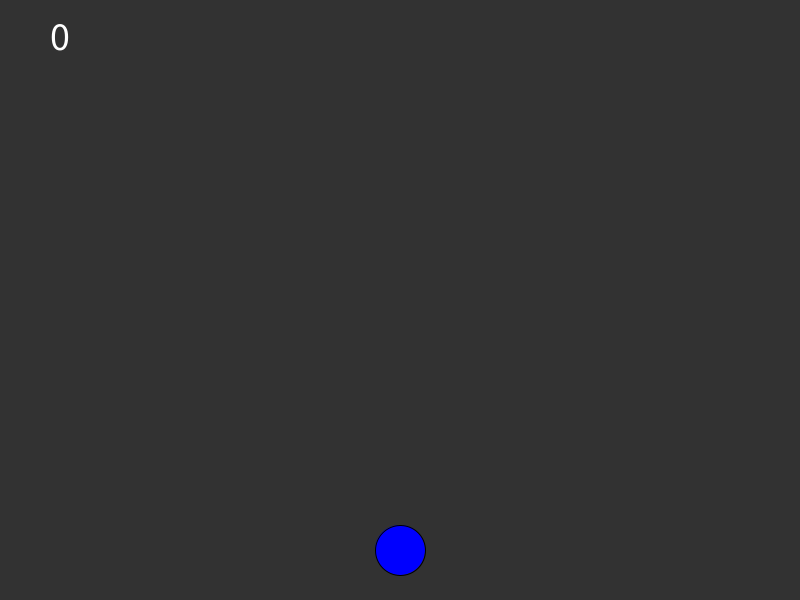
Frame 1 (no input)
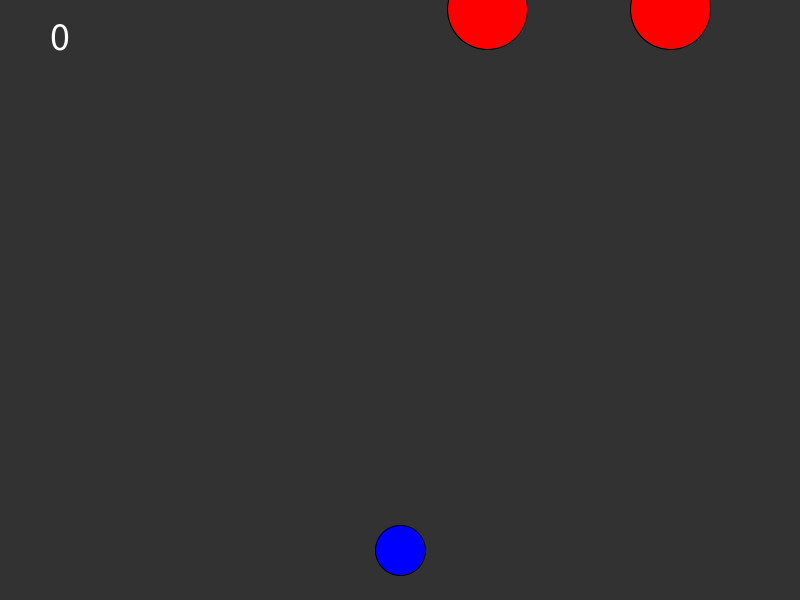
Frame 60 (the mouse pressed at the canvas centre just before this capture)
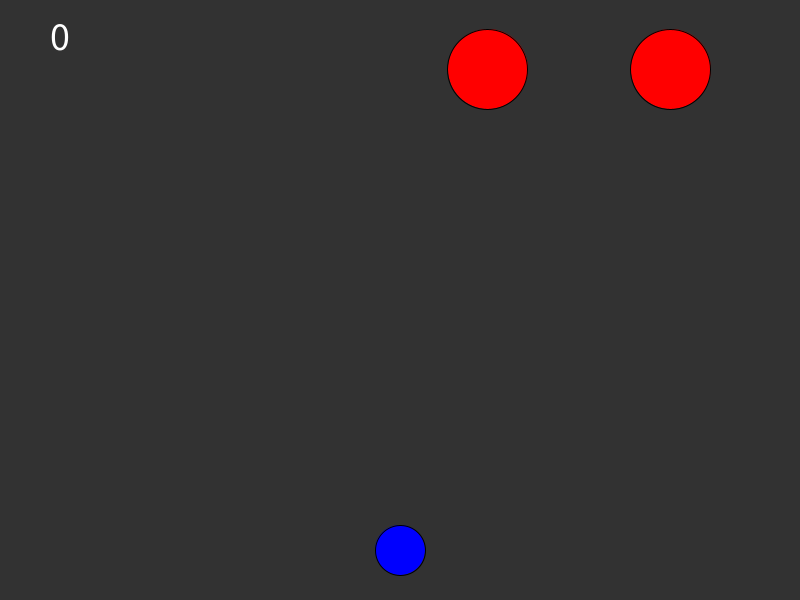
Frame 120 (the mouse held since frame 60 and released just before this capture)

The Processing sketch that drew these frames (run headless with seeded random() and noise(); from frame 60 on, the mouse is pressed at the canvas centre):

// Processing sketch: ShootThingsBigProject
// ── ShootThingsBigProject.pde
float x = 400;
float bx = -10;
float by = -10;
float bs = 0;
float speed = 1.5;
boolean canShoot = true;
boolean isBulletRed = true;

int score = 0;

Enemy e;
Enemy e2;

import java.util.HashSet;
HashSet<Integer> keysDown = new HashSet<Integer>();

void setup() {
  //fullScreen();
  size(800, 600);
  e = new Enemy();
  e2 = new Enemy();
  textSize(40);
}

void draw() {
  background(50);
  fill(255);
  text(score, 50, 50);
  if (isBulletRed == true) {
    fill(255, 0, 0);
  } else {
    fill(0, 255, 0);
  }
  circle(bx, by, 10);

  fill(0, 0, 255);
  circle(x, 550, 50);

  customPress();
  x = constrain(x, 50, 750);
  by += bs;

  if (by < 0) {
    canShoot = true;
  }
  e.moveanddraw();
  e2.moveanddraw();


  if (circleCircle(bx, by, 5, e.x, e.y, e.d/2) == true) {
    if (isBulletRed == e.isEnemyRed) {
      score++;
      bx = -1000;
      by = -1000;
      bs = 0;
      canShoot = true;
      e = new Enemy();
    } else {
      score--;
      bx = -1000;
      by = -1000;
      bs = 0;
      canShoot = true;
      e.speed++;
    }
  }
  if (circleCircle(bx, by, 5, e2.x, e2.y, e2.d/2) == true) {
    if (isBulletRed == e2.isEnemyRed) {
      score++;
      bx = -1000;
      by = -1000;
      bs = 0;
      canShoot = true;
      e2 = new Enemy();
    } else {
      score--;
      bx = -1000;
      by = -1000;
      bs = 0;
      canShoot = true;
      e2.speed++;
    }
  }
}

void customPress() {
  if (keysDown.contains(16)) { //shift
    speed = 6.27;
  } else {
    speed = 1.5;
  }
  for (Integer k : keysDown) {
    if (k == 'D') { //d
      x += speed;
    }
    if (k == int('A')) {
      x -= speed;
    }
    if (k == '1' && canShoot == true) {
      bx = x;
      by = 550;
      bs = -8;
      canShoot = false;
      isBulletRed = true;
    }
    if (k == '2' && canShoot == true) {
      bx = x;
      by = 550;
      bs = -8;
      canShoot = false;
      isBulletRed = false;
    }
  }
}

void keyPressed(KeyEvent e) {
  println(e.getKeyCode());
  keysDown.add(e.getKeyCode());
}

void keyReleased(KeyEvent e) {
  keysDown.remove(e.getKeyCode());
}

boolean keyDown(int kcode) {
  return keysDown.contains(kcode);
}

// ── collisions.pde
boolean pointCircle(float px, float py, float cx, float cy, float cr){
  if(dist(px, py, cx, cy) < cr){
    return true;
  } else {
    return false;
  }  
}
 
boolean circleCircle(float cx1, float cy1, float cr1, float cx2, float cy2, float cr2){
  if(dist(cx1, cy1, cx2, cy2) < cr1 + cr2){
    return true;
  } else {
    return false;
  }  
}

boolean pointRect(float px, float py, float rx, float ry, float rw, float rh) {

  // is the point inside the rectangle's bounds?
  if (px >= rx &&        // right of the left edge AND
      px <= rx + rw &&   // left of the right edge AND
      py >= ry &&        // below the top AND
      py <= ry + rh) {   // above the bottom
        return true;
  }
  return false;
}

boolean rectRect(float r1x, float r1y, float r1w, float r1h, float r2x, float r2y, float r2w, float r2h) {

  // are the sides of one rectangle touching the other?

  if (r1x + r1w >= r2x &&    // r1 right edge past r2 left
      r1x <= r2x + r2w &&    // r1 left edge past r2 right
      r1y + r1h >= r2y &&    // r1 top edge past r2 bottom
      r1y <= r2y + r2h) {    // r1 bottom edge past r2 top
        return true;
  }
  return false;
}

// CIRCLE/RECTANGLE
boolean circleRect(float cx, float cy, float radius, float rx, float ry, float rw, float rh) {

  // temporary variables to set edges for testing
  float testX = cx;
  float testY = cy;

  // which edge is closest?
  if (cx < rx)         testX = rx;      // test left edge
  else if (cx > rx+rw) testX = rx+rw;   // right edge
  if (cy < ry)         testY = ry;      // top edge
  else if (cy > ry+rh) testY = ry+rh;   // bottom edge

  // get distance from closest edges
  float distX = cx-testX;
  float distY = cy-testY;
  float distance = sqrt( (distX*distX) + (distY*distY) );

  // if the distance is less than the radius, collision!
  if (distance <= radius) {
    return true;
  }
  return false;
}

// LINE/POINT
boolean linePoint(float x1, float y1, float x2, float y2, float px, float py) {

  // get distance from the point to the two ends of the line
  float d1 = dist(px,py, x1,y1);
  float d2 = dist(px,py, x2,y2);

  // get the length of the line
  float lineLen = dist(x1,y1, x2,y2);

  // since floats are so minutely accurate, add
  // a little buffer zone that will give collision
  float buffer = 0.1;    // higher # = less accurate

  // if the two distances are equal to the line's 
  // length, the point is on the line!
  // note we use the buffer here to give a range, 
  // rather than one #
  if (d1+d2 >= lineLen-buffer && d1+d2 <= lineLen+buffer) {
    return true;
  }
  return false;
}

boolean lineCircle(float x1, float y1, float x2, float y2, float cx, float cy, float r) {

  // is either end INSIDE the circle?
  // if so, return true immediately
  boolean inside1 = pointCircle(x1,y1, cx,cy,r);
  boolean inside2 = pointCircle(x2,y2, cx,cy,r);
  if (inside1 || inside2) return true;

  // get length of the line
  float distX = x1 - x2;
  float distY = y1 - y2;
  float len = sqrt( (distX*distX) + (distY*distY) );

  // get dot product of the line and circle
  float dot = ( ((cx-x1)*(x2-x1)) + ((cy-y1)*(y2-y1)) ) / pow(len,2);

  // find the closest point on the line
  float closestX = x1 + (dot * (x2-x1));
  float closestY = y1 + (dot * (y2-y1));

  // is this point actually on the line segment?
  // if so keep going, but if not, return false
  boolean onSegment = linePoint(x1,y1,x2,y2, closestX,closestY);
  if (!onSegment) return false;

  // optionally, draw a circle at the closest
  // point on the line
  //fill(255,0,0);
  //noStroke();
  //ellipse(closestX, closestY, 20, 20);

  // get distance to closest point
  distX = closestX - cx;
  distY = closestY - cy;
  float distance = sqrt( (distX*distX) + (distY*distY) );

  if (distance <= r) {
    return true;
  }
  return false;
}

// LINE/LINE
boolean lineLine(float x1, float y1, float x2, float y2, float x3, float y3, float x4, float y4) {

  // calculate the distance to intersection point
  float uA = ((x4-x3)*(y1-y3) - (y4-y3)*(x1-x3)) / ((y4-y3)*(x2-x1) - (x4-x3)*(y2-y1));
  float uB = ((x2-x1)*(y1-y3) - (y2-y1)*(x1-x3)) / ((y4-y3)*(x2-x1) - (x4-x3)*(y2-y1));

  // if uA and uB are between 0-1, lines are colliding
  if (uA >= 0 && uA <= 1 && uB >= 0 && uB <= 1) {

    // optionally, draw a circle where the lines meet
    float intersectionX = x1 + (uA * (x2-x1));
    float intersectionY = y1 + (uA * (y2-y1));
    //fill(255,0,0);
    //noStroke();
    //ellipse(intersectionX,intersectionY, 20,20);

    return true;
  }
  return false;
}

boolean lineRect(float x1, float y1, float x2, float y2, float rx, float ry, float rw, float rh) {

  // check if the line has hit any of the rectangle's sides
  // uses the Line/Line function below
  boolean left =   lineLine(x1,y1,x2,y2, rx,ry,rx, ry+rh);
  boolean right =  lineLine(x1,y1,x2,y2, rx+rw,ry, rx+rw,ry+rh);
  boolean top =    lineLine(x1,y1,x2,y2, rx,ry, rx+rw,ry);
  boolean bottom = lineLine(x1,y1,x2,y2, rx,ry+rh, rx+rw,ry+rh);

  // if ANY of the above are true, the line
  // has hit the rectangle
  if (left || right || top || bottom) {
    return true;
  }
  return false;
}

// ── enemy.pde
class Enemy {
  float x, y, d;
  boolean isEnemyRed;
  color c;
  float speed;

  Enemy() {
    x = random(100, width-100);
    y = -50;
    d = 80;
    speed = 1;
    if (random(0, 100) < 50) {
      isEnemyRed = true;
      c = color(255, 0, 0);
    } else {
      isEnemyRed = false;
      c = color(0, 255, 0);
    }
    
   
  }
  
  void moveanddraw(){
    fill(c);
    circle(x, y, d);
    y = y + speed;
    println(x + " " +y);  
  }
  
 
}
